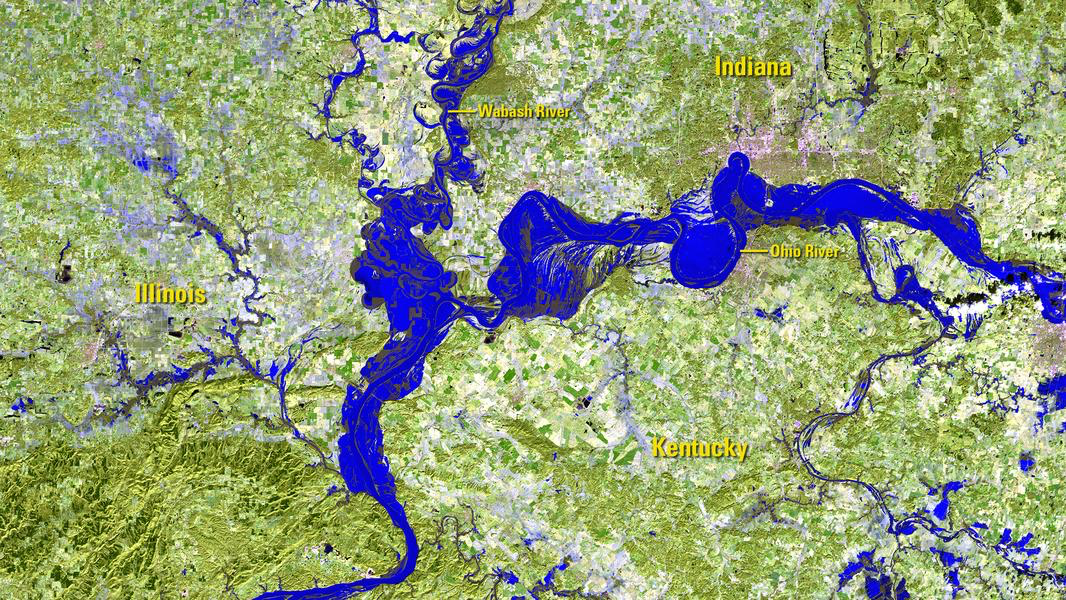
#> input picture teaching/data/Midwest_Flooding_01012016_sm.png, 1066 x 600 px
$ python imageTrans.py
#> lines starting #> are read from the running program, lines starting #| are printed output that depends on the picture
#Demonstrating linear transformations to images
#Data Science, Lehman College, Spring 2016

import matplotlib.pyplot as plt
import numpy as np


#Original image:
img = plt.imread("Midwest_Flooding_01012016_sm.png")
#> img is the input picture: shape (600, 1066, 3) float32; mean R, G, B 0.57, 0.618, 0.487
plt.imshow(img)
plt.show()


#Make a new image, rotated by theta and stretched by stretch:
ht = 2*img.shape[0]
#> ht = 1200
wd = 2*img.shape[1]
#> wd = 2132
r = np.ones((ht,wd,3))
theta = -np.pi/8
rotate = np.array([[np.cos(theta),-np.sin(theta)],[np.sin(theta),np.cos(theta)]])
stretch = np.array([[0.5,0],[0,2]])

for i in range(img.shape[0]):
     for j in range(img.shape[1]):
          (newI,newJ)= rotate.dot(stretch.dot((i,j)))
          newI,newJ = int(newI),int(newJ)
          if 0 < newI < r.shape[0] and 0 < newJ < r.shape[1]:
               r[int(newI),int(newJ),:] = img[i,j,:]
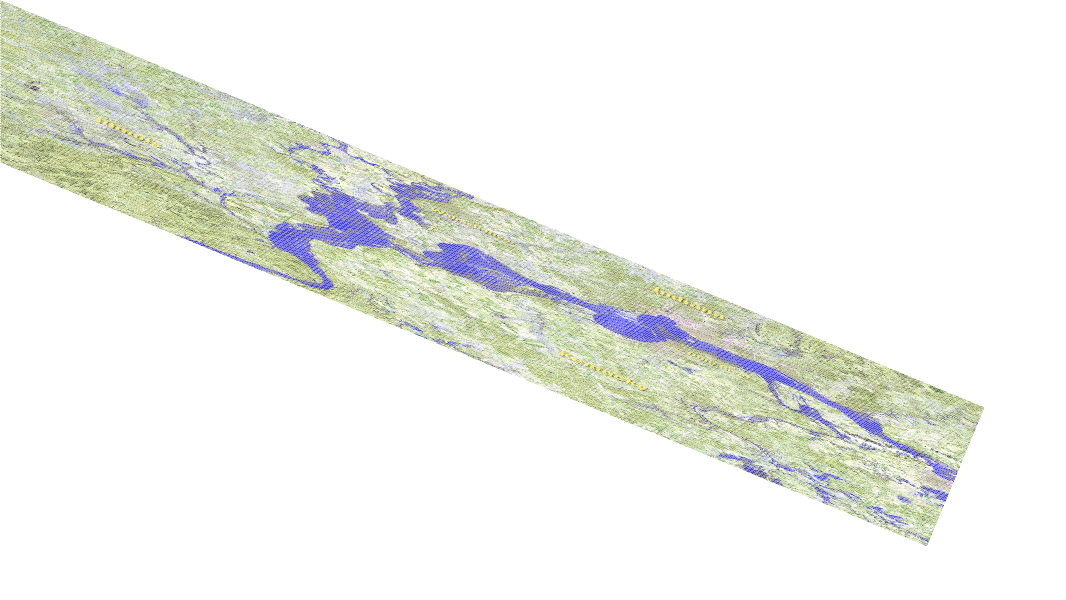
#> r: shape (1200, 2132, 3) float64 (shown at 1/2 size); mean R, G, B 0.941, 0.948, 0.93

plt.imshow(r)
plt.show()

$ run again, with teaching/data/Midwest_Flooding_12082015_sm.png copied over teaching/data/Midwest_Flooding_01012016_sm.png
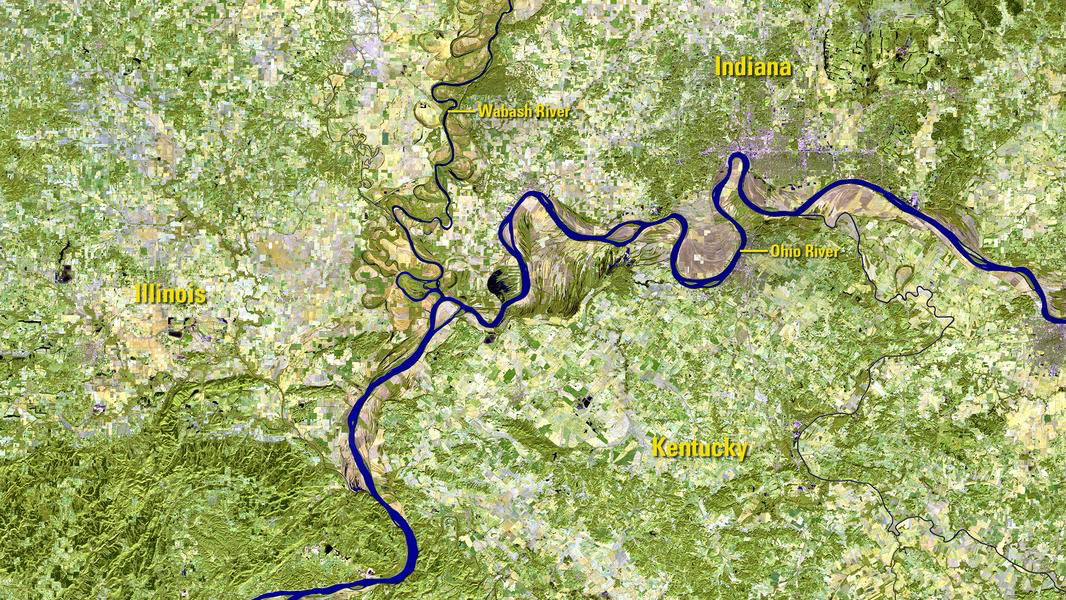
#> input picture teaching/data/Midwest_Flooding_12082015_sm.png, 1066 x 600 px
#> img is the input picture: shape (600, 1066, 3) float32; mean R, G, B 0.63, 0.671, 0.44
#> after the loop `for i in range(img.shape[0]):`:
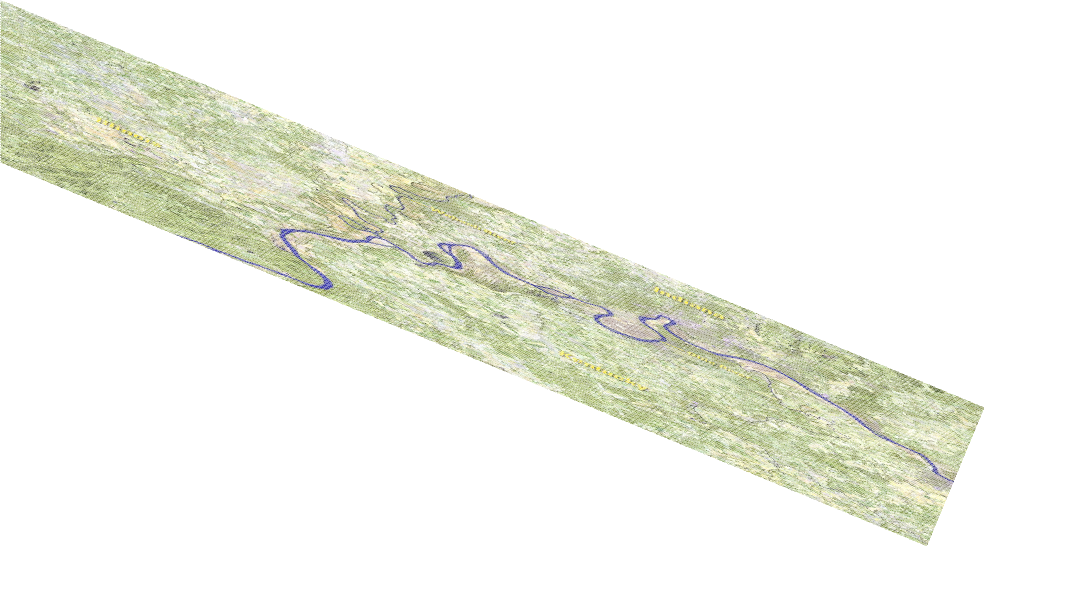
#> r: shape (1200, 2132, 3) float64 (shown at 1/2 size); mean R, G, B 0.95, 0.955, 0.924

$ run again, with teaching/data/gillet.png copied over teaching/data/Midwest_Flooding_01012016_sm.png
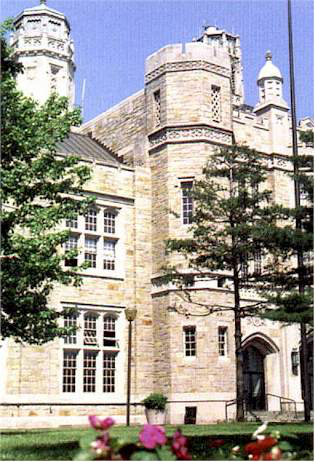
#> input picture teaching/data/gillet.png, 315 x 462 px
#> img is the input picture: shape (462, 315, 3) float32; mean R, G, B 0.612, 0.598, 0.579
#> after the loop `for i in range(img.shape[0]):`:
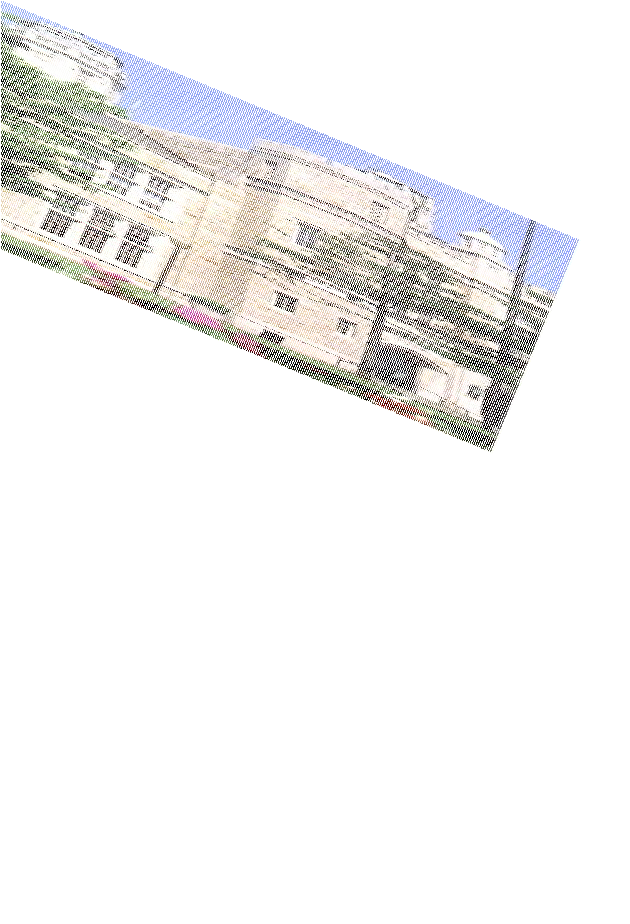
#> r: shape (924, 630, 3) float64; mean R, G, B 0.951, 0.949, 0.947
